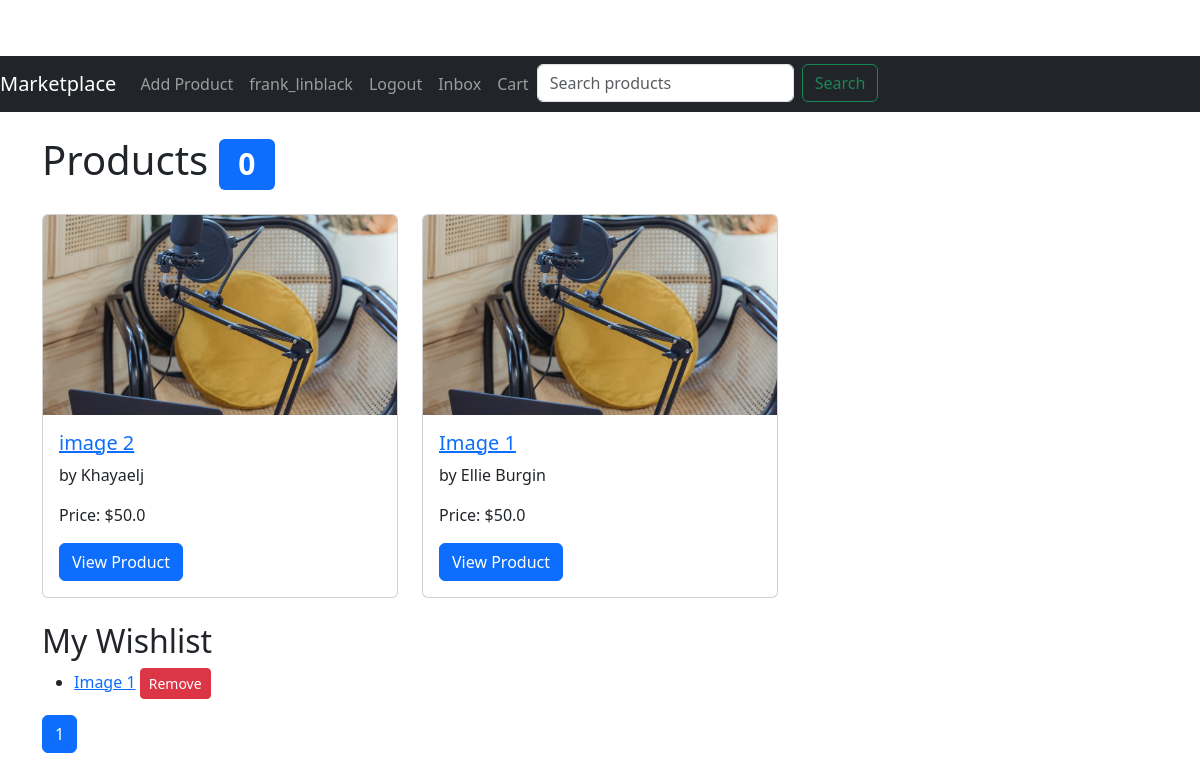
The page /index (signed in) on the database its author committed.
### app/models.py (models this page shows, shortened)
class User(UserMixin, db.Model):
    id = db.Column(db.Integer, primary_key=True)
    username = db.Column(db.String(64), index=True, unique=True)
    email = db.Column(db.String(120), index=True, unique=True)
    password_hash = db.Column(db.String(128))
    profile_picture = db.Column(db.String(150), nullable=True)
    products = db.relationship('Product', backref='author', lazy='dynamic')
    reviews = db.relationship('Review', backref='author', lazy='dynamic')
    admin_profile = db.relationship('Admin', uselist=False, backref='user')
    wishlist_entries = db.relationship('Wishlist', backref='user', lazy=True)
    received_messages = db.relationship('Message', foreign_keys='Message.receiver_id', backref='receiver', overlaps="sent_messages,received_messages")
    sent_messages = db.relationship('Message', foreign_keys='Message.sender_id', backref='sender', overlaps="received_messages,sent_messages")

class Product(db.Model):
    id = db.Column(db.Integer, primary_key=True)
    title = db.Column(db.String(128))
    description = db.Column(db.String(1024))
    price = db.Column(db.Float)
    image = db.Column(db.String(150), nullable=True)
    is_sold = db.Column(db.Boolean, default=False)  # New field
    created_at = db.Column(db.DateTime, index=True, default=datetime.utcnow)
    user_id = db.Column(db.Integer, db.ForeignKey('user.id'))
    category_id = db.Column(db.Integer, db.ForeignKey('category.id'))
    reviews = db.relationship('Review', backref='product', lazy='dynamic')

class Wishlist(db.Model):
    id = db.Column(db.Integer, primary_key=True)
    user_id = db.Column(db.Integer, db.ForeignKey('user.id'))
    product_id = db.Column(db.Integer, db.ForeignKey('product.id'))
    product = db.relationship('Product', backref='wishlist_entries')

### app/routes.py (the view)
@bp.route('/')
@bp.route('/index')
@login_required
def index():
    products = Product.query.order_by(Product.created_at.desc()).paginate(per_page=10)
    cart = Cart.query.filter_by(user_id=current_user.id).first()
    cart_item_count = len(CartItem.query.filter_by(cart_id=cart.id).all()) if cart else 0
    wishlist_items = Wishlist.query.filter_by(user_id=current_user.id).all()
    unread_count = Message.query.filter_by(receiver_id=current_user.id, read=False).count()
    return render_template('home.html', products=products, cart_item_count=cart_item_count, wishlist_items=wishlist_items, unread_count=unread_count)

### app/models.py (called while the page is built)
@login.user_loader
def load_user(id):
    return User.query.get(int(id))

### app/routes.py (called while the page is built)
@bp.before_request
def before_request():
    if current_user.is_authenticated:
        unread_count = Message.query.filter_by(receiver_id=current_user.id, read=False).count()
        current_app.jinja_env.globals['unread_count'] = unread_count

### app/templates/home.html (shortened to what this page needs)
{% extends "base.html" %}
{% block content %}
  <h1 class="my-4">Products
    <span class="badge bg-primary">{{ cart_item_count }}</span>
  </h1>
  <div class="row">
    {% for product in products.items %}
    <div class="col-md-4 mb-4">
      <div class="card">
        {% if product.image %}
          <img src="{{ url_for('static', filename='images/' + product.image) }}" class="card-img-top" alt="Product Image">
        {% else %}
          <img src="{{ url_for('static', filename='images/default.jpg') }}" class="card-img-top" alt="Default Image">
        {% endif %}
        <div class="card-body">
          <h5 class="card-title"><a href="{{ url_for('main.product', id=product.id) }}">{{ product.title }}</a></h5>
          <p class="card-text">{{ product.description }}</p>
          <p class="card-text">Price: ${{ product.price }}</p>
          <a href="{{ url_for('main.product', id=product.id) }}" class="btn btn-primary">View Product</a>
        </div>
      </div>
    </div>
    {% endfor %}
  </div>
  <h2>My Wishlist</h2>
  <ul>
    {% for item in wishlist_items %}
      <li>
        <a href="{{ url_for('main.product', id=item.product.id) }}">{{ item.product.title }}</a>
        <form action="{{ url_for('main.remove_from_wishlist', wishlist_id=item.id) }}" method="post" style="display:inline;">
          <button type="submit" class="btn btn-danger btn-sm">Remove</button>
        </form>
      </li>
    {% endfor %}
  </ul>
  <nav aria-label="Page navigation">
    <ul class="pagination">
      {% for page_num in products.iter_pages(left_edge=2, right_edge=2, left_current=1, right_current=1) %}
      {% if page_num %}
      <li class="page-item {% if page_num == products.page %}active{% endif %}">
        <a class="page-link" href="{{ url_for('main.index', page=page_num) }}">{{ page_num }}</a>
      </li>
      {% else %}
      <li class="page-item disabled"><span class="page-link">...</span></li>
      {% endif %}
      {% endfor %}
    </ul>
  </nav>
{% endblock %}

### app/templates/base.html (shortened to what this page needs)
<!doctype html>
<html lang="en">
<head>
  <link rel="stylesheet" href="{{ url_for('static', filename='css/styles.css') }}">
  <link href="https://cdn.jsdelivr.net/npm/bootstrap@5.3.0/dist/css/bootstrap.min.css" rel="stylesheet">
</head>
<body>
  <nav class="navbar navbar-expand-lg navbar-dark bg-dark">
    <a class="navbar-brand" href="{{ url_for('main.index') }}">Marketplace</a>
    <div class="collapse navbar-collapse" id="navbarNav">
      <ul class="navbar-nav">
        {% if current_user.is_authenticated %}
        <li class="nav-item">
          <a class="nav-link" href="{{ url_for('main.add_product') }}">Add Product</a>
        </li>
        <li class="nav-item">
          <a class="nav-link" href="{{ url_for('main.edit_profile') }}">{{ current_user.username }}</a>
        </li>
        <li class="nav-item">
          <a class="nav-link" href="{{ url_for('main.logout') }}">Logout</a>
        </li>
        <li class="nav-item">
          <a class="nav-link" href="{{ url_for('main.inbox') }}">
            Inbox
          </a>
        </li>
        {% endif %}
        <li class="nav-item">
          <a class="nav-link" href="{{ url_for('main.cart') }}">Cart</a>
        </li>
        <li class="nav-item">
          <form class="d-flex ms-auto" action="{{ url_for('main.search') }}" method="get">
            <input class="form-control me-2" type="search" name="query" placeholder="Search products" aria-label="Search">
            <button class="btn btn-outline-success" type="submit">Search</button>
          </form>
        </li>
      </ul>
    </div>
  </nav>
  <div class="container">
    {% block content %}{% endblock %}
  </div>
</body>
</html>

### app/static/css/styles.css (style rules this page uses)
body { padding-top: 56px; }
.card-img-top { height: 200px; object-fit: cover; }
.navbar { margin-bottom: 20px; }
.page-item.active .page-link { background-color: #0d6efd; border-color: #0d6efd; }
.container { max-width: 960px; margin: 0 auto; }
.btn-sm { font-size: .875rem; padding: .25rem .5rem; border-radius: .2rem; }
.btn { border-radius: .2rem; padding: .5rem 1rem; }
.btn-primary { background-color: #007bff; border-color: #007bff; }
.btn-danger { background-color: #dc3545; border-color: #dc3545; }

### rows shown on the page
User: username "frank_linblack"
Product: title "image 2", description "by Khayaelj", price "50.0"
Product: title "Image 1", description "by Ellie Burgin", price "50.0"
Wishlist: product "Image 1"

### other values the page prints
{{ cart_item_count }} "0"
{{ page_num }} "1"
